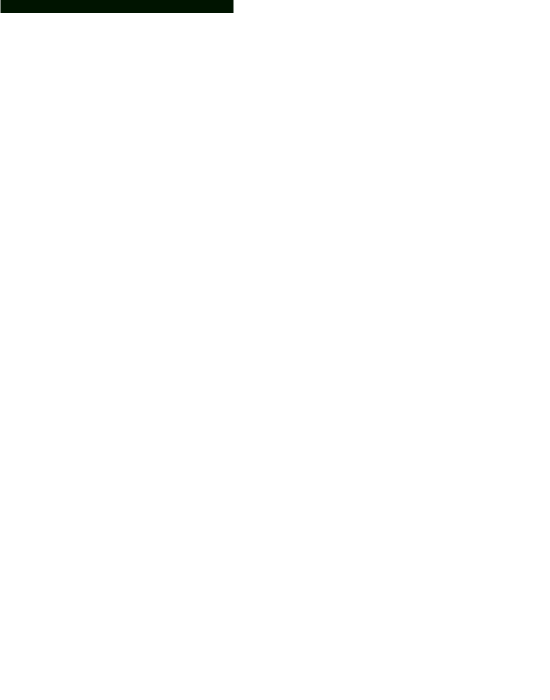
Frame 1 (no input)
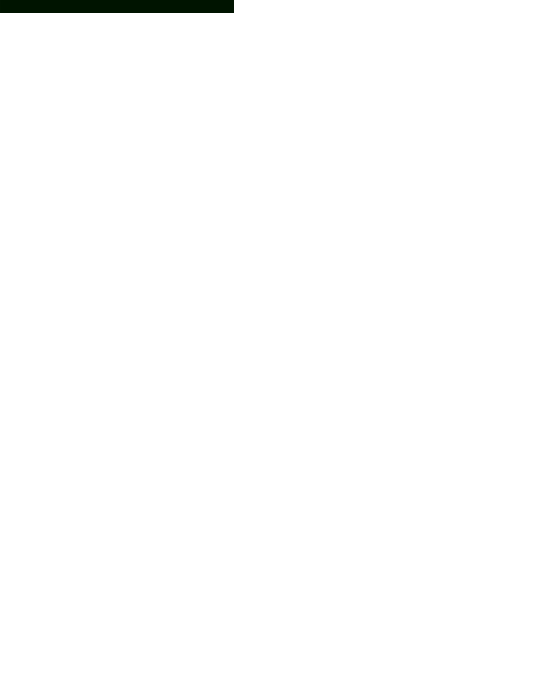
Frame 60 (the mouse pressed at the canvas centre just before this capture)
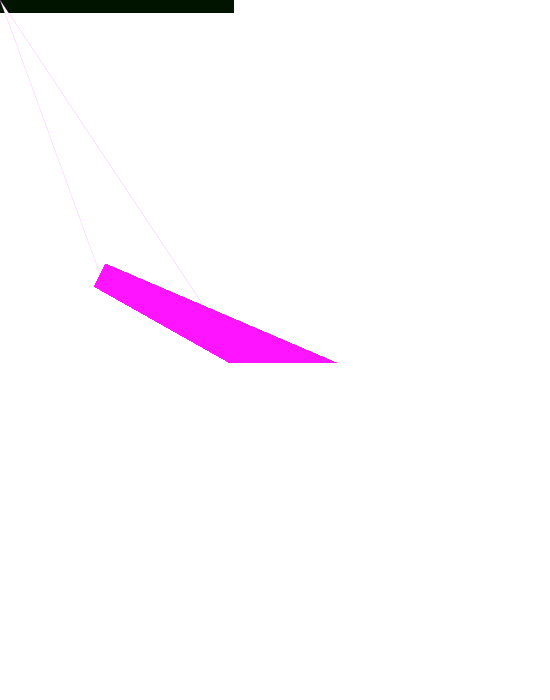
Frame 120 (the mouse held since frame 60 and released just before this capture)

The Processing sketch that drew these frames (run headless with seeded random() and noise(); from frame 60 on, the mouse is pressed at the canvas centre):

// Processing sketch: processing_11406
// ── processing_11406.pde

void setup(){
size(550,700);
smooth();
background(255);
frameRate(34);
}
void draw(){
stroke(mouseY, 20 , mouseX);
float distance = dist(pmouseX, pmouseY, mouseX, mouseY);
float maxStroke = 45;
strokeWeight(maxStroke - constrain(distance, 20, maxStroke));
triangle(pmouseX, pmouseY,100, mouseX, 233, mouseY);
}
void mouseClicked(){
//dibuja un rectangulo donde el mouse fue clickeado
rectMode(CENTER);
fill(mouseY, 255, mouseX);
noStroke();
rect(mouseX, mouseY, 30, 30);
}

void keyPressed(){
//presiona tecla para borrar el Background
size(800,234);
}
